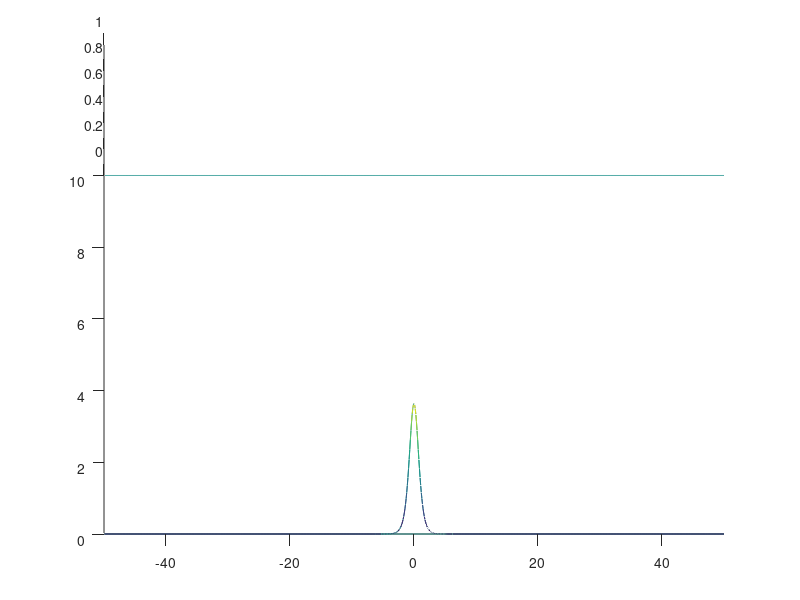

The MATLAB script that drew this image:
% EHS IF-RK4 KdV
% Integrating Factor Method
% Solves u_t + c_0 u u_x = -c_1 u_x + mu u_xxx

tic;

nplots = 50;

c_0 = 1;
c_1 = 2;
mu = 1;
N = 2^10;
Left = 50;
k = [0:N/2, -N/2+1:-1]*(pi/Left);
L = -1i*k*c_1-1i*(k.^3)*mu;
dx = 2*Left/N;
x = (dx-Left):dx:Left;
alpha = 1;
xi = 1;

t = 0;
dt = 5e-3;
t_max = 10;

%{
syms y;
func(y) = tanh(-5*y)/2;
df = diff(func,y);
u = double(subs(func,y,x));
u_m = u(1);
u_p = u(end);
v = double(subs(df,y,x));
%}

u = alpha*sech(xi*x).^2;
u_hat = fft(u);
v = exp(-L*t).*u_hat;

tdata = zeros(nplots+1,1);
uu = u;zeros(N,t_max/dt);

filter = floor(N/3);
if mod(filter,2)==0
    filter = filter - 1;
end

for k3=1:nplots

  for index=1:round(t_max/dt/nplots)
      
    % filter to combat aliasing
    %V_hat(N/2 + 1 - (filter-1)/2:N/2 + 1 + (filter-1)/2) = 0;
    
    a = dt * exp(-L*t).*((-c_0/2)*1i*k).*fft((ifft(exp(L*t).*v)).^2);
    b = dt * exp(-L*(t+(dt/2))).*((-c_0/2)*1i*k).*fft((ifft(exp(L*(t+(dt/2))).*(v+(a/2)))).^2);
    c = dt * exp(-L*(t+(dt/2))).*((-c_0/2)*1i*k).*fft((ifft(exp(L*(t+(dt/2))).*(v+(b/2)))).^2);
    
    t = t+dt;
    
    d = dt * exp(-L*(t+dt)).*((-c_0/2)*1i*k).*fft((ifft(exp(L*(t+dt).*(v+c)))).^2);
    
    v = v + (1/6).*(a+2.*b+2.*c+d);
    
  end
  
  tdata(k3+1,1) = t;
  uu(k3+1,:) = ifft(exp(L*t).*v);
  
end

figure
waterfall(x,tdata,real(uu)), view(0,70),
xlim([-Left,Left]);
ylim([0,t_max]);
grid off

toc
